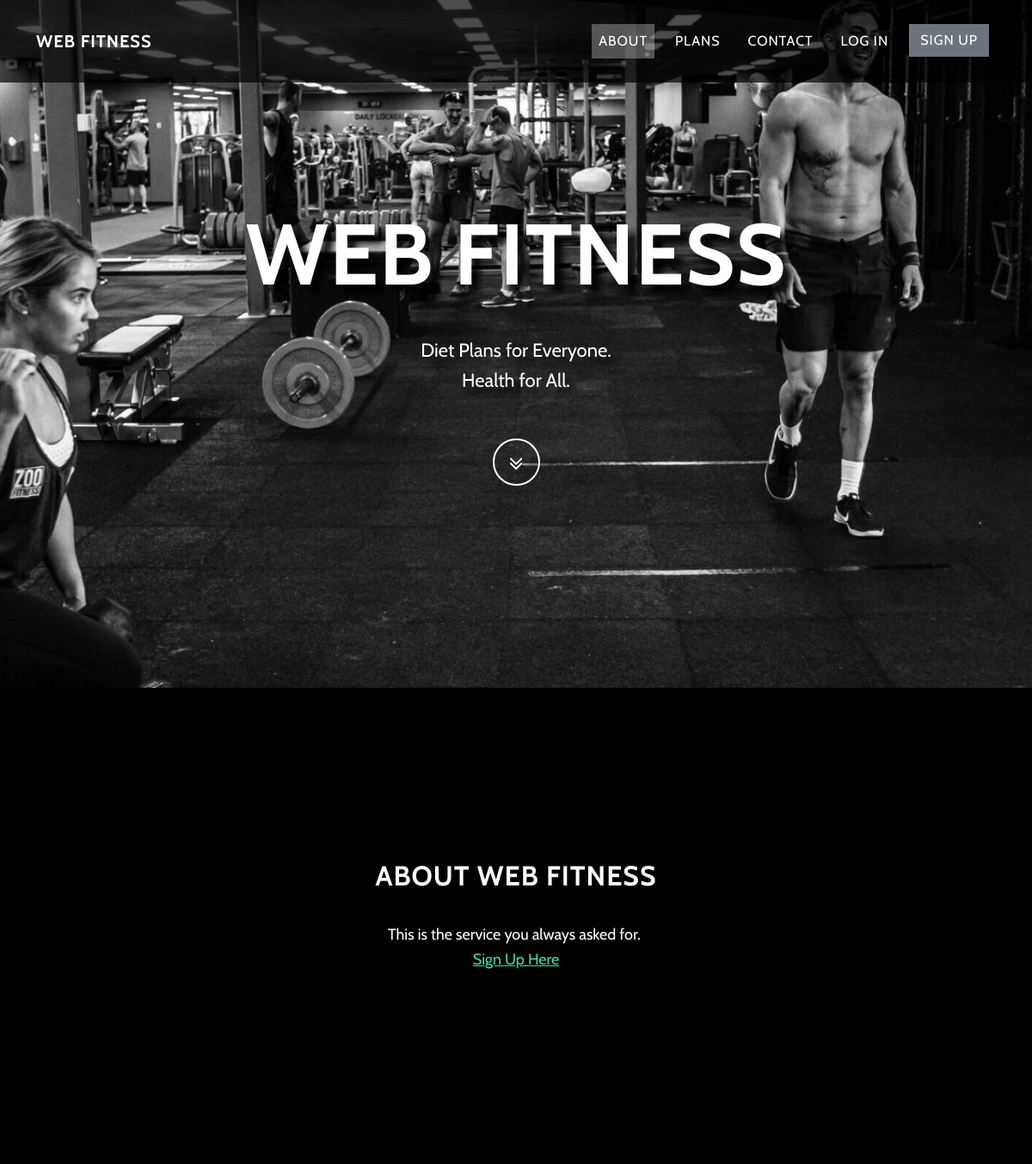
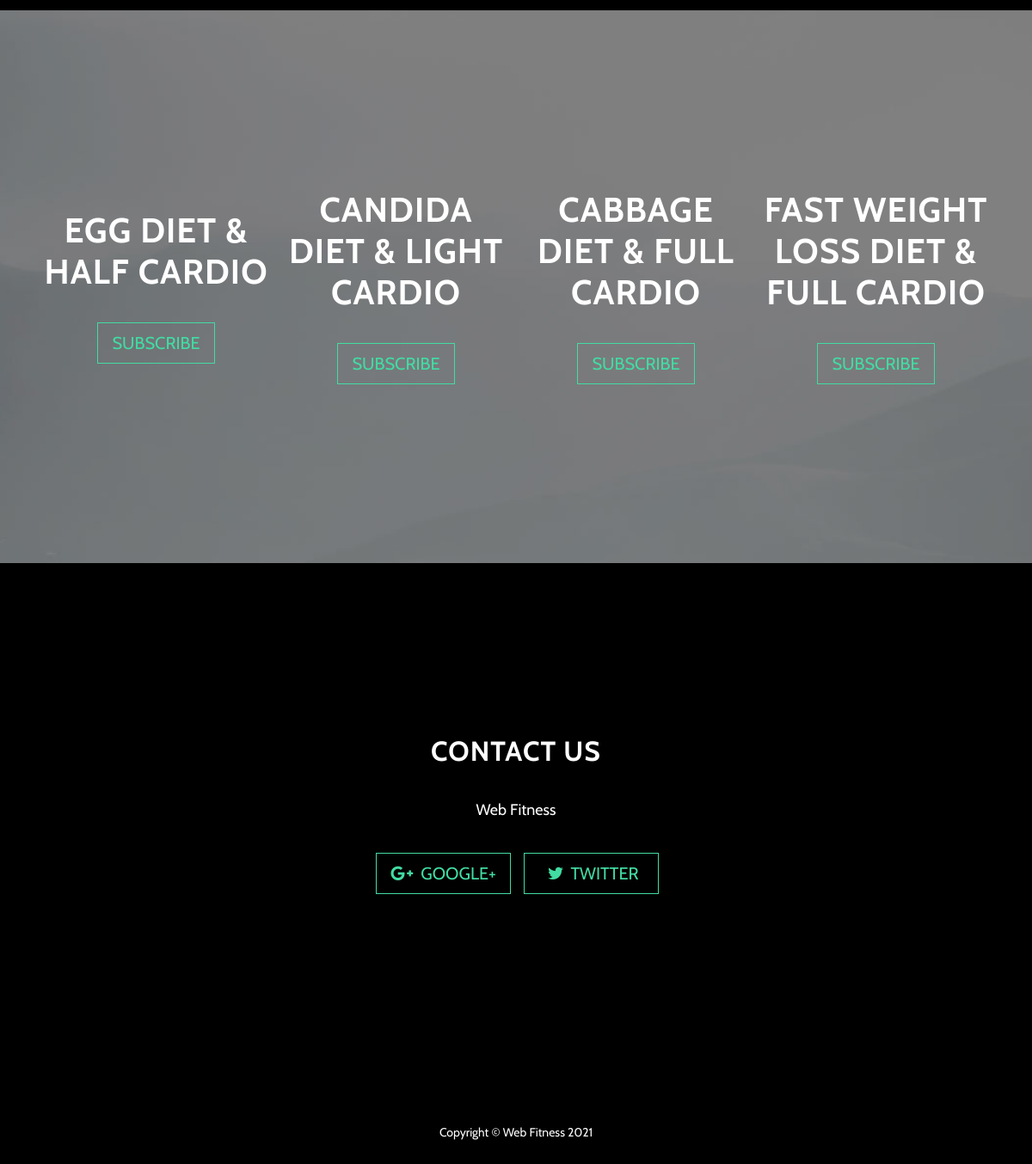
The page / on the database its author committed (2 pictures, top to bottom).
### tables this page shows
CREATE TABLE `plans` (
  `plan_id` int(5) NOT NULL,
  `plan_title` text NOT NULL,
  `plan_desc` text NOT NULL,
  `plan_bmi_min` varchar(10) NOT NULL,
  `plan_bmi_max` varchar(10) NOT NULL,
  `plan_price` varchar(10) NOT NULL
);

### inc/db.php (called while the page is built, shortened)
<?php
class DB {
	static $pdo = null;
	static $charset = 'UTF8';
	static $last_stmt = null;
	public static function instance()
	{
		return
			self::$pdo == null ?
				self::init() :
				self::$pdo;
	}
	public static function init()
	{
		self::$pdo = new PDO(
			'mysql:host=' . MYSQL_HOST .';dbname=' . MYSQL_DB,
			MYSQL_USER,
			MYSQL_PASS
		);
        self::$pdo->setAttribute( PDO::ATTR_ERRMODE, PDO::ERRMODE_WARNING );
		self::$pdo->exec('SET NAMES `' . self::$charset . '`');
		self::$pdo->setAttribute(PDO::ATTR_DEFAULT_FETCH_MODE, PDO::FETCH_OBJ);
		return self::$pdo;
	}
	public static function query($query, $bindings = null)
	{
		if(is_null($bindings))
		{
			if(!self::$last_stmt = self::instance()->query($query))
				return false;
		}
		else
		{
			self::$last_stmt = self::prepare($query);
			if(!self::$last_stmt->execute($bindings))
				return false;
		}
		return self::$last_stmt;
	}
}

### index.php (the view, shortened to what this page needs)
<!DOCTYPE html>
<html lang="en">
<head>
    <link rel="stylesheet" href="assets/bootstrap/css/bootstrap.min.css">
    <link rel="stylesheet" href="assets/fonts/font-awesome.min.css">
    <link rel="stylesheet" href="assets/fonts/ionicons.min.css">
    <link rel="stylesheet" href="assets/css/Login-Form-Dark.css">
    <link rel="stylesheet" href="assets/css/styles.css">
</head>
<body id="page-top" data-bs-spy="scroll" data-bs-target="#mainNav" data-bs-offset="77" style="font-family: Cabin, sans-serif;">
<?php
include './inc/header.php';
?>
<header data-bss-parallax-bg="true" class="masthead" style="background-image: url(assets/img/zoo_bg.jpg);background-position: center;background-size: cover;">
    <div class="intro-body">
        <div class="container">
            <div class="row">
                <div class="col-lg-8 mx-auto">
                    <h1 class="brand-heading" style="text-shadow: 10px 10px 10px rgb(0,0,0);">WEB FITNESS</h1>
                    <p class="intro-text" style="text-shadow: 10px 10px 10px rgb(0,0,0);">Diet Plans for Everyone.<br>Health for All.</p><a class="btn btn-link btn-circle" role="button" href="#about"><i class="fa fa-angle-double-down animated"></i></a>
                </div>
            </div>
        </div>
    </div>
</header>
<section class="text-center content-section" id="about">
    <div class="container">
        <div class="row">
            <div class="col-lg-8 mx-auto">
                <h2>ABOUT WEB FITNESS</h2>
                <p>This is the service you always asked for.&nbsp;<br><a href="signup.php">Sign Up Here</a></p>
            </div>
        </div>
    </div>
</section>
    <section class="text-center download-section content-section" data-bss-parallax-bg="true" id="plans" style="background-image: url(assets/img/intro-bg.jpg);background-position: center;background-size: cover;">
        <div class="container d-lg-flex justify-content-lg-center align-items-lg-center">
            <?php
            $sql = "SELECT * FROM plans";
            foreach (DB::query($sql) as $row) {
                echo '<div class="col bg-box p-2">';
                echo '<h1>'.$row->plan_title.'</h1>';
                echo '<a href="plans.php?id='.$row->plan_id.'" class="btn btn-primary btn-lg btn-default" type="button">Subscribe</a>';
                echo '</div>';
            }
            ?>
        </div>
    </section>
<section class="text-center content-section" id="contact">
    <div class="container">
        <div class="row">
            <div class="col-lg-8 mx-auto">
                <h2>Contact us</h2>
                <p>Web Fitness</p>
                <ul class="list-inline banner-social-buttons">
                    <li class="list-inline-item">&nbsp;<button class="btn btn-primary btn-lg btn-default" type="button"><i class="fa fa-google-plus fa-fw"></i><span class="network-name">&nbsp; Google+</span></button></li>
                    <li class="list-inline-item">&nbsp;<button class="btn btn-primary btn-lg btn-default" type="button"><i class="fa fa-twitter fa-fw"></i><span class="network-name">&nbsp;Twitter</span></button></li>
                </ul>
            </div>
        </div>
    </div>
</section>
<footer>
    <div class="container text-center">
        <p>Copyright ©&nbsp;Web Fitness 2021</p>
    </div>
</footer>
</body>
</html>

### rows shown on the page
plans: plan_title "EGG DIET & HALF CARDIO"
plans: plan_title "CANDIDA DIET & LIGHT CARDIO"
plans: plan_title "CABBAGE DIET & FULL CARDIO"
plans: plan_title "FAST WEIGHT LOSS DIET & FULL CARDIO"
